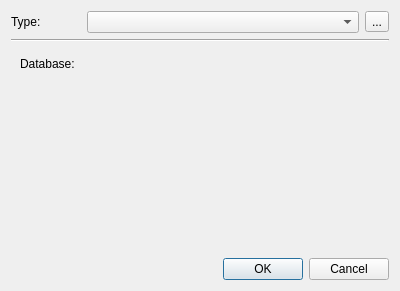
<?xml version="1.0" encoding="UTF-8"?>
<ui version="4.0">
 <class>ConnectionDialog</class>
 <widget class="QDialog" name="ConnectionDialog">
  <property name="geometry">
   <rect>
    <x>0</x>
    <y>0</y>
    <width>400</width>
    <height>291</height>
   </rect>
  </property>
  <property name="windowTitle">
   <string>Dialog</string>
  </property>
  <layout class="QVBoxLayout" name="verticalLayout">
   <item>
    <layout class="QHBoxLayout" name="horizontalLayout">
     <item>
      <widget class="QLabel" name="label_7">
       <property name="minimumSize">
        <size>
         <width>70</width>
         <height>0</height>
        </size>
       </property>
       <property name="text">
        <string>Type:</string>
       </property>
      </widget>
     </item>
     <item>
      <widget class="QComboBox" name="dbtype">
       <property name="sizePolicy">
        <sizepolicy hsizetype="Expanding" vsizetype="Fixed">
         <horstretch>0</horstretch>
         <verstretch>0</verstretch>
        </sizepolicy>
       </property>
      </widget>
     </item>
     <item>
      <widget class="QToolButton" name="bookmarkbtn">
       <property name="text">
        <string>...</string>
       </property>
       <property name="popupMode">
        <enum>QToolButton::InstantPopup</enum>
       </property>
      </widget>
     </item>
    </layout>
   </item>
   <item>
    <widget class="Line" name="line">
     <property name="orientation">
      <enum>Qt::Horizontal</enum>
     </property>
    </widget>
   </item>
   <item>
    <widget class="QStackedWidget" name="stackedWidget">
     <property name="currentIndex">
      <number>0</number>
     </property>
     <widget class="QWidget" name="page">
      <layout class="QFormLayout" name="formLayout_2">
       <property name="fieldGrowthPolicy">
        <enum>QFormLayout::ExpandingFieldsGrow</enum>
       </property>
       <item row="0" column="0">
        <widget class="QLabel" name="label_6">
         <property name="text">
          <string>Database:</string>
         </property>
        </widget>
       </item>
       <item row="0" column="1">
        <widget class="KUrlRequester" name="filepath"/>
       </item>
      </layout>
     </widget>
     <widget class="QWidget" name="page_2">
      <layout class="QFormLayout" name="formLayout">
       <item row="0" column="0">
        <widget class="QLabel" name="label">
         <property name="text">
          <string>Server:</string>
         </property>
        </widget>
       </item>
       <item row="0" column="1">
        <widget class="QLineEdit" name="servername"/>
       </item>
       <item row="1" column="0">
        <widget class="QLabel" name="label_2">
         <property name="text">
          <string>Port:</string>
         </property>
        </widget>
       </item>
       <item row="1" column="1">
        <widget class="QLineEdit" name="serverport">
         <property name="maximumSize">
          <size>
           <width>60</width>
           <height>16777215</height>
          </size>
         </property>
        </widget>
       </item>
       <item row="3" column="1">
        <widget class="QLineEdit" name="username">
         <property name="maximumSize">
          <size>
           <width>150</width>
           <height>150</height>
          </size>
         </property>
        </widget>
       </item>
       <item row="5" column="1">
        <widget class="QLineEdit" name="password">
         <property name="maximumSize">
          <size>
           <width>150</width>
           <height>16777215</height>
          </size>
         </property>
         <property name="passwordMode" stdset="0">
          <bool>true</bool>
         </property>
        </widget>
       </item>
       <item row="3" column="0">
        <widget class="QLabel" name="label_3">
         <property name="text">
          <string>Username:</string>
         </property>
        </widget>
       </item>
       <item row="5" column="0">
        <widget class="QLabel" name="label_4">
         <property name="text">
          <string>Password:</string>
         </property>
        </widget>
       </item>
       <item row="6" column="0">
        <widget class="QLabel" name="label_5">
         <property name="text">
          <string>Database:</string>
         </property>
        </widget>
       </item>
       <item row="6" column="1">
        <widget class="QLineEdit" name="dbname">
         <property name="maximumSize">
          <size>
           <width>200</width>
           <height>16777215</height>
          </size>
         </property>
        </widget>
       </item>
      </layout>
     </widget>
    </widget>
   </item>
   <item>
    <widget class="QDialogButtonBox" name="buttonBox">
     <property name="standardButtons">
      <set>QDialogButtonBox::Cancel|QDialogButtonBox::Ok</set>
     </property>
    </widget>
   </item>
  </layout>
 </widget>
 <customwidgets>
  <customwidget>
   <class>KUrlRequester</class>
   <extends>QFrame</extends>
   <header>kurlrequester.h</header>
   <container>1</container>
  </customwidget>
 </customwidgets>
 <resources/>
 <connections>
  <connection>
   <sender>buttonBox</sender>
   <signal>rejected()</signal>
   <receiver>ConnectionDialog</receiver>
   <slot>reject()</slot>
   <hints>
    <hint type="sourcelabel">
     <x>104</x>
     <y>264</y>
    </hint>
    <hint type="destinationlabel">
     <x>92</x>
     <y>289</y>
    </hint>
   </hints>
  </connection>
 </connections>
</ui>
